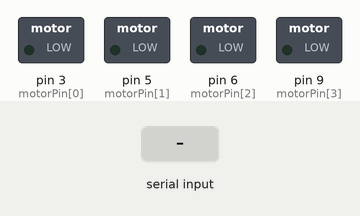
Simulated run of this sketch. Board: Arduino Uno, built with avr-gcc and run on an emulated ATmega328P. Parts: switched loads named in the sketch (green lamp = pin HIGH). The inputs (shaded band) are chosen by the test bench.

Above: at 1.3 s.
1.4 s: "F" received over Serial
At 2.0 s:
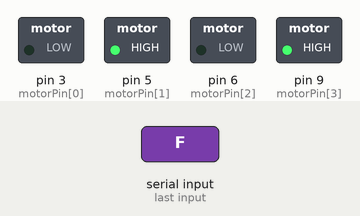
2.9 s: "B" received over Serial
At 4.1 s:
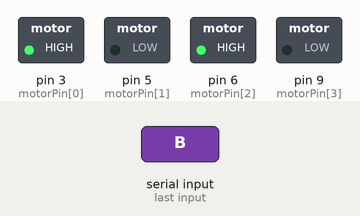
4.4 s: "L" received over Serial
At 5.4 s:
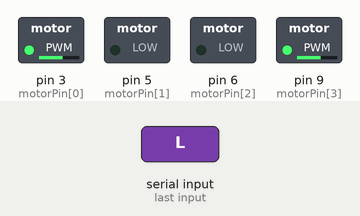
5.9 s: "R" received over Serial
At 6.6 s:
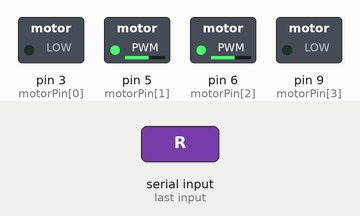
7.4 s: "I" received over Serial
At 7.7 s:
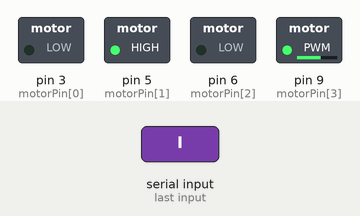
8.9 s: "G" received over Serial
At 10.1 s:
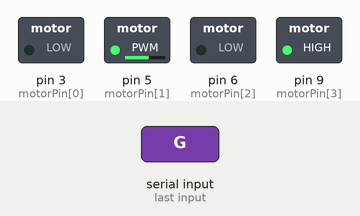
Timing chart, 0 to 11.4 s (numbered marks = the images above; inputs shaded):
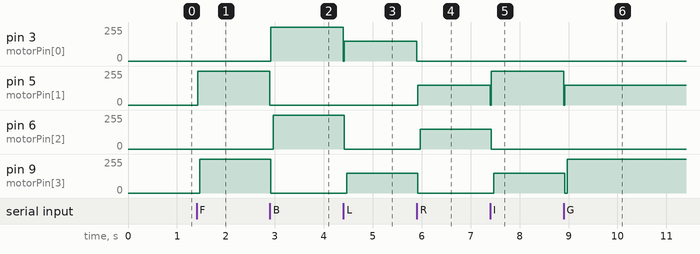

The sketch:

Robotics101_v109_Redesign_Simple_Bluetooth.ino
```cpp
#define M1A 3
#define M1B 5
#define M2A 6
#define M2B 9

int speedStraight = 255;
int speedTurn = 150;

int motorPin[4]={3,5,6,9};

void motor(int motorSelect, int motorDirection, int motorSpeed)
{
  if(motorSelect == 0)
  {
    if(motorDirection == 0)
    {
      digitalWrite(motorPin[0],0);
      digitalWrite(motorPin[1],0);
      delay(20);
      analogWrite(motorPin[0],motorSpeed);
    }
    else if(motorDirection == 1)
    {
      digitalWrite(motorPin[0],0);
      digitalWrite(motorPin[1],0);
      delay(20);
      analogWrite(motorPin[1],motorSpeed);
    }
  }
  else if(motorSelect == 1)
  {
    if(motorDirection == 0)
    {
      digitalWrite(motorPin[2],0);
      digitalWrite(motorPin[3],0);
      delay(50);
      analogWrite(motorPin[2],motorSpeed);
    }
    else if(motorDirection == 1)
    {
      digitalWrite(motorPin[2],0);
      digitalWrite(motorPin[3],0);
      delay(50);
      analogWrite(motorPin[3],motorSpeed);
    }
  }
}

void manualControlBluetooth(char command)
{
  if(command == 'F')
  {
    //Forward
    motor(0,1,speedStraight);
    motor(1,1,speedStraight);
  }
  else if(command == 'B')
  {
    //Back
    motor(0,0,speedStraight);
    motor(1,0,speedStraight);
  }
  else if(command == 'L')
  {
    //Left
    motor(0,0,speedTurn);
    motor(1,1,speedTurn);
  }
  else if(command == 'R')
  {
    //Right
    motor(0,1,speedTurn);
    motor(1,0,speedTurn);
  }
  else if(command == 'I')
  {
    //Forward Right
    motor(0,1,speedStraight);
    motor(1,1,speedTurn);
  }
  else if(command == 'G')
  {
    //Forward Left
    motor(0,1,speedTurn);
    motor(1,1,speedStraight);
  }
  else if(command == 'J')
  {
    //Back Right
    motor(0,0,speedStraight);
    motor(1,0,speedTurn);
  }
  else if(command == 'H')
  {
    //Back Left
    motor(0,0,speedTurn);
    motor(1,0,speedStraight);
  }
  else if(command == 'S')
  {
    //Stop
    motor(0,0,0);
    motor(1,0,0);
  }
  else
  {
    //Stop
    motor(0,0,0);
    motor(1,0,0);
  }
}

void setup()
{
  for(int i = 0; i < 4; i++)
  {
    pinMode(motorPin[i],OUTPUT);
  }

  Serial.begin(115200);

  motor(0,0,0);
  motor(1,0,0);
  delay(100);
}

void loop()
{
  if(Serial.available() > 0)
  {
    char reading = Serial.read();
    manualControlBluetooth(reading);
    delay(20);
  }
}
```

Measured:
- after the input at 1.4 s, pin 5 (motorPin[1]): 0/255 → 255/255 at once; pin 9 (motorPin[3]): 0/255 → 255/255 after 0.07 s
- after the input at 2.9 s, pin 3 (motorPin[0]): 0/255 → 255/255 at once; pin 5 (motorPin[1]), pin 9 (motorPin[3]): 255/255 → 0/255 at once; pin 6 (motorPin[2]): 0/255 → 255/255 after 0.07 s
- after the input at 4.4 s, pin 3 (motorPin[0]): 255/255 → 150/255 at once; pin 6 (motorPin[2]): 255/255 → 0/255 at once; pin 9 (motorPin[3]): 0/255 → 150/255 after 0.07 s
- after the input at 5.9 s, pin 3 (motorPin[0]), pin 9 (motorPin[3]): 150/255 → 0/255 at once; pin 5 (motorPin[1]): 0/255 → 150/255 at once; pin 6 (motorPin[2]): 0/255 → 150/255 after 0.07 s
- after the input at 7.4 s, pin 5 (motorPin[1]): 150/255 → 255/255 at once; pin 6 (motorPin[2]): 150/255 → 0/255 at once; pin 9 (motorPin[3]): 0/255 → 150/255 after 0.07 s
- after the input at 8.9 s, pin 5 (motorPin[1]): 255/255 → 150/255 at once; pin 9 (motorPin[3]): 150/255 → 255/255 at once
